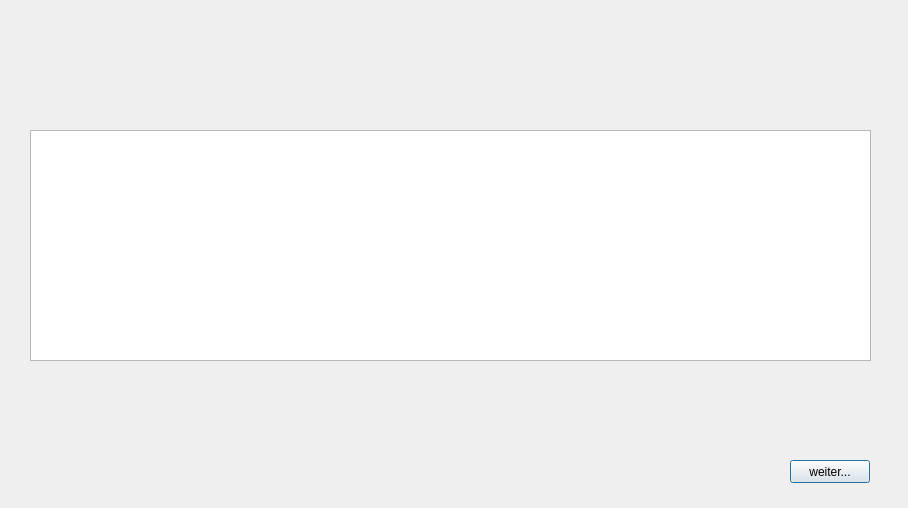
<?xml version="1.0" encoding="UTF-8"?>
<ui version="4.0">
 <class>Dialog</class>
 <widget class="QDialog" name="Dialog">
  <property name="geometry">
   <rect>
    <x>0</x>
    <y>0</y>
    <width>908</width>
    <height>508</height>
   </rect>
  </property>
  <property name="windowTitle">
   <string>Dialog</string>
  </property>
  <widget class="QPushButton" name="pushButton_weiter">
   <property name="geometry">
    <rect>
     <x>790</x>
     <y>460</y>
     <width>80</width>
     <height>23</height>
    </rect>
   </property>
   <property name="text">
    <string>weiter...</string>
   </property>
  </widget>
  <widget class="QTableWidget" name="tableWidget_Guv">
   <property name="geometry">
    <rect>
     <x>30</x>
     <y>130</y>
     <width>841</width>
     <height>231</height>
    </rect>
   </property>
  </widget>
 </widget>
 <resources/>
 <connections/>
</ui>
